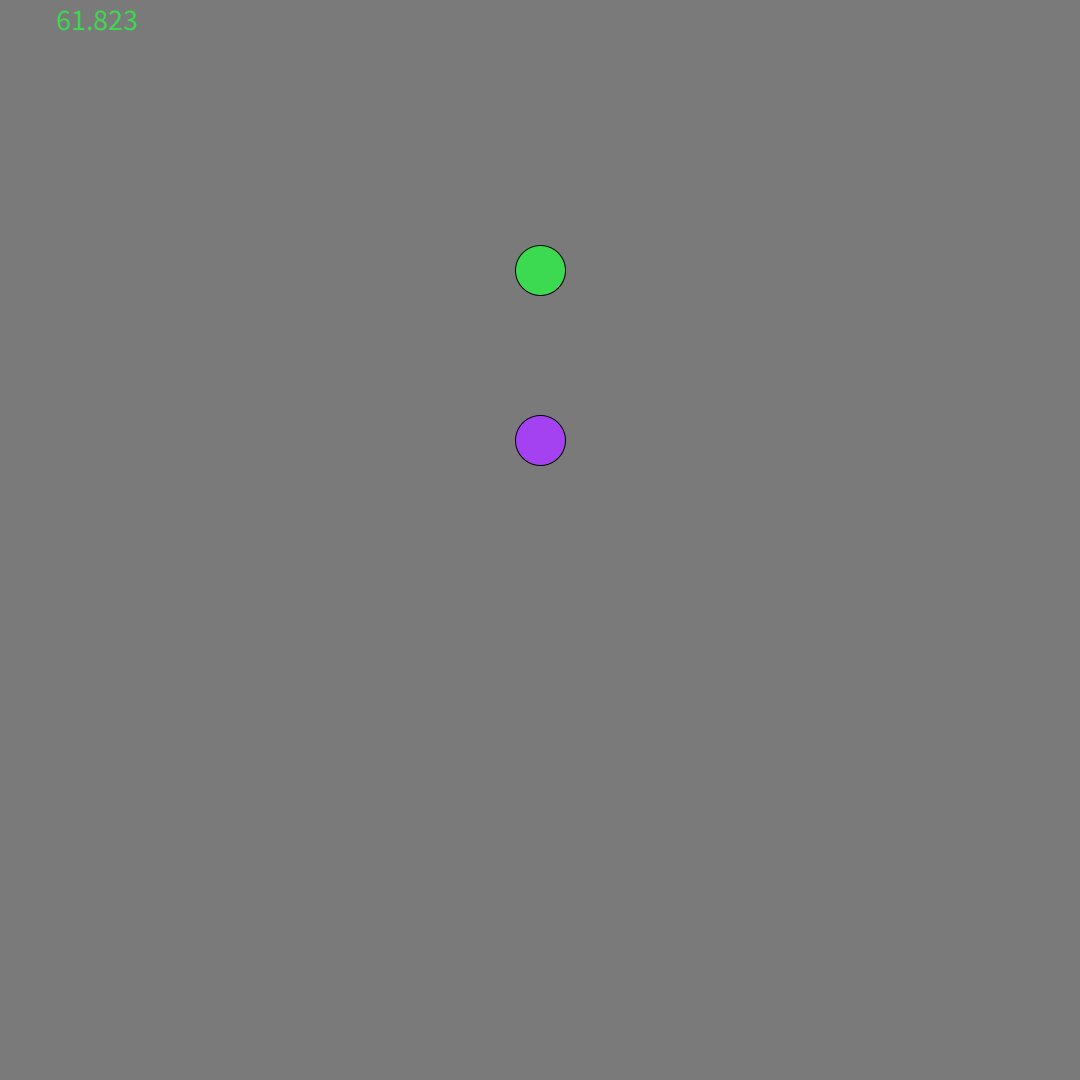
Frame 1 (no input)
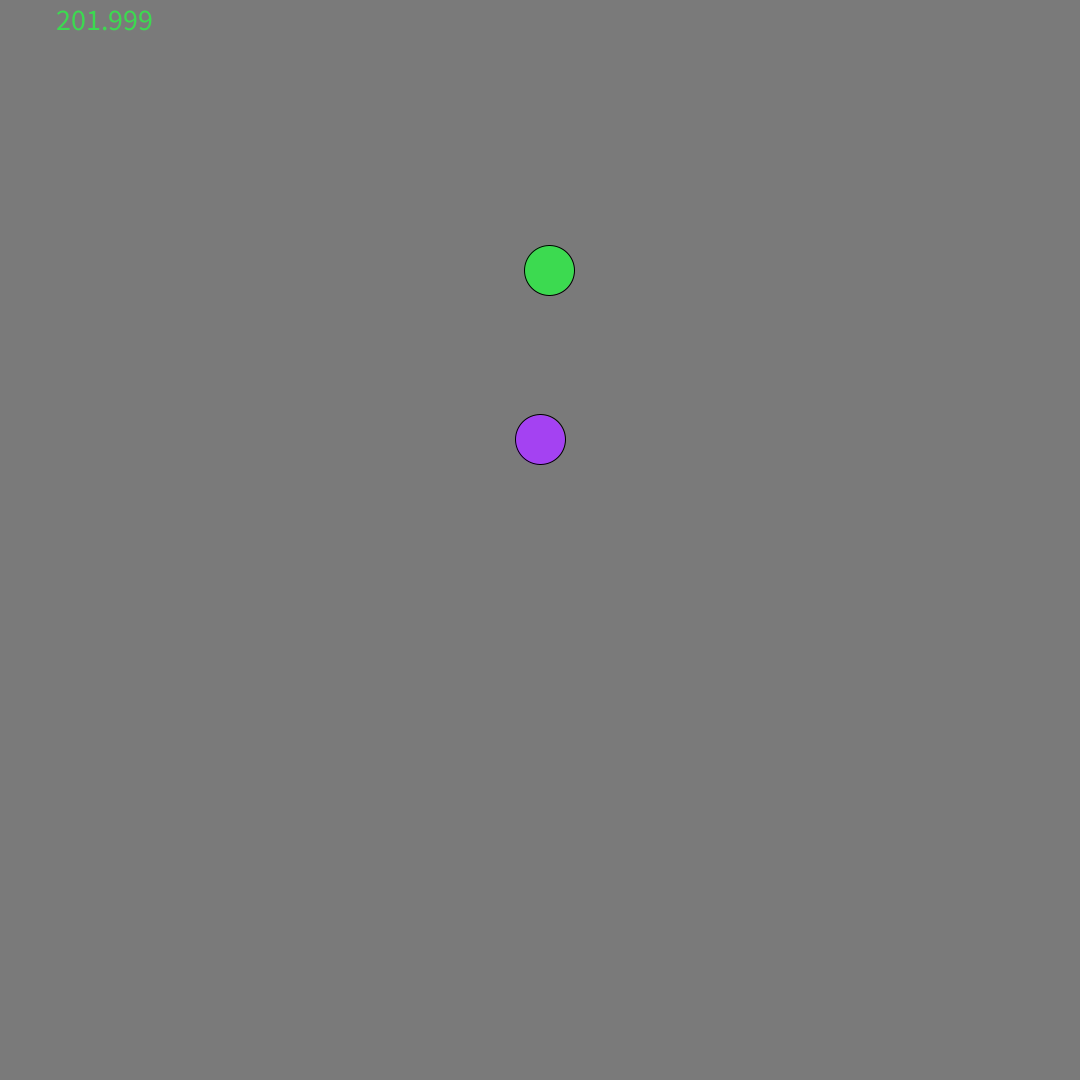
Frame 60 (the mouse pressed at the canvas centre just before this capture)
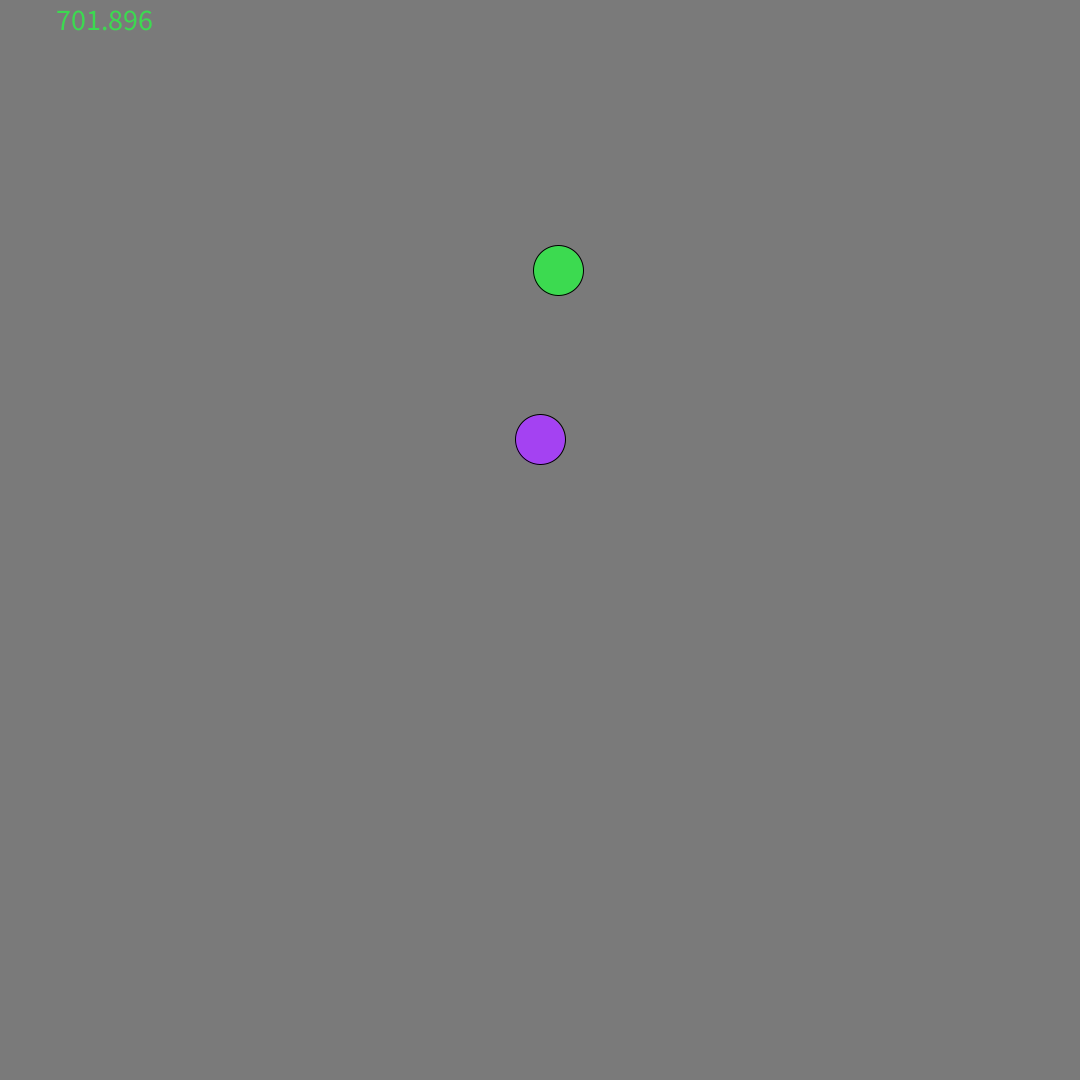
Frame 120 (the mouse held since frame 60 and released just before this capture)

The Processing sketch that drew these frames (run headless with seeded random() and noise(); from frame 60 on, the mouse is pressed at the canvas centre):

// Processing sketch: sketch_210725b
// ── sketch_210725b.pde
//f = gMm/r^2 //<>// //<>// //<>// //<>//
//f = ma

//in this placce each pixel 1.82e6 m
//this means that the distance between the moon and the earth is represented as 200 pixels
int scale;

void setup() {

  frameRate(1000);
  size(1080, 1080);
  scale = 3640000/(width/4);

  //println(scale);

  solarSystem.add(new planet("earth", 6e22, width/2, height/2-100));
  solarSystem.add(new planet("moon", 7.3e20, width/2, height/4));

  //solarSystem.add(new planet("moon", 7.3e22, width/2, height/4));

  solarSystem.get(1).xVelocity = 1022;
  
  solarSystem.get(0).xVelocity = 0;

  solarSystem.get(0).drawPlanet();
  solarSystem.get(1).drawPlanet();
}

class planet {
  planet (String inName, float inMass, int inX, int inY) {
    name = inName;
    x = inX;
    y = inY;
    mass = inMass;
  }
  String name;
  float x, y, xVelocity, yVelocity;
  float mass;
  color surface = color(random(0, 255), random(0, 255), random(0, 255));

  void drawPlanet() {
    fill(surface);
    circle(x, y, 50);
  }

  void movePlanet() {
    x = x + (xVelocity/scale);
    y = y + (yVelocity/scale);
  }
}

ArrayList<planet> solarSystem = new ArrayList<planet>();

void draw() {
  background(122.5);
  textSize(30);
  text(frameRate, 50, 30);

  for (int i=0; i<solarSystem.size(); i++) {
    //for (int o = 0; o < 100; o++ ) {

      for (int k=0; k<solarSystem.size(); k++) {
        int xDistance = int((solarSystem.get(i).x - solarSystem.get(k).x));
        int yDistance = int((solarSystem.get(i).y - solarSystem.get(k).y));

        int radius = int(sqrt(pow(xDistance, 2) + pow(yDistance, 2)))*scale;


        if (k != i) {
          //println("radius " + radius);
          //println("mass1 "+ solarSystem.get(i).mass);
          //println("mass2 "+ solarSystem.get(k).mass);

          float force = (6.67e-11 * solarSystem.get(i).mass * solarSystem.get(k).mass)/pow(radius, 2);
          //println("force of " + solarSystem.get(i).name + " on " + solarSystem.get(k).name + " is " + force);
          //so we have the magnitude of force
          // now we need to find the diretion

          int opp = yDistance, adj = xDistance;
          float angle = (atan(float(opp)/float(adj)));
          //println("acceleration in X direction: "+(force*sin(angle)/solarSystem.get(i).mass));
          //println("Acceleration in Y direction: "+(force*cos(angle)/solarSystem.get(i).mass));
          println();
          println();
          println();
          println("angle:" + angle*180/PI);
          float xForce = (force*cos(angle)/solarSystem.get(i).mass), yForce = (force*sin(angle)/solarSystem.get(i).mass);
          
          if (solarSystem.get(i).y - solarSystem.get(k).y < 0 && (angle*180/PI)<0){
          yForce = yForce * -1;
          xForce = xForce * -1;
          }
          
          if (solarSystem.get(i).y - solarSystem.get(k).y > 0 && (angle*180/PI)>0){
          yForce = yForce * -1;
          xForce = xForce * -1;
          
          }
          //if (xDistance < 0 ){
          //xForce = xForce * -1;
          //}
          
          solarSystem.get(i).xVelocity = solarSystem.get(i).xVelocity + xForce;
          solarSystem.get(i).yVelocity = solarSystem.get(i).yVelocity + yForce;

          //println(angle*180/PI);
          //println(angle);
        //} //<>//
      }

      solarSystem.get(i).movePlanet();
      //println(solarSystem.get(i).name+"'s X: " + solarSystem.get(i).x, "Y: " + solarSystem.get(i).y);
    }
    //if (solarSystem.get(i).name == "moon") {
    //  println("X: " + solarSystem.get(i).x);

    //  println("Y: " + solarSystem.get(i).y);
    //}
    solarSystem.get(i).drawPlanet();
  }
}
